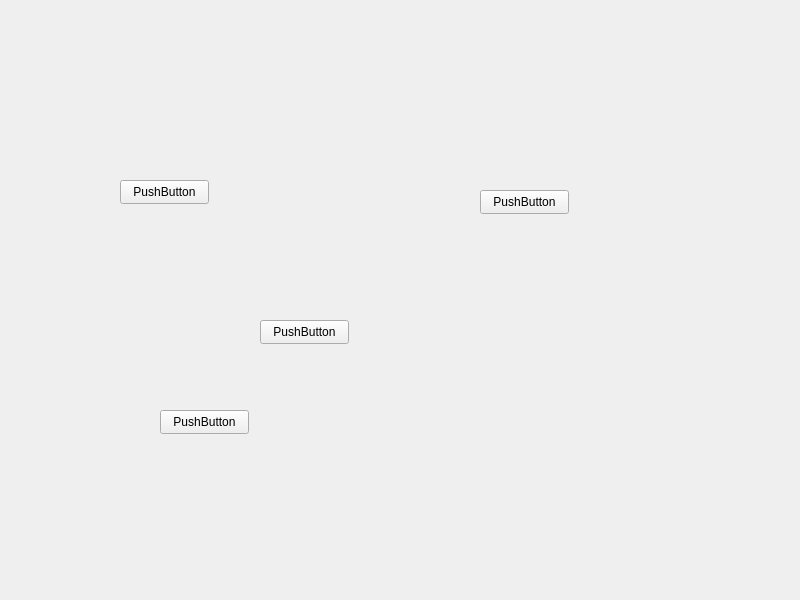
<?xml version="1.0" encoding="UTF-8"?>
<ui version="4.0">
 <class>TestWidget</class>
 <widget class="QWidget" name="TestWidget">
  <property name="geometry">
   <rect>
    <x>0</x>
    <y>0</y>
    <width>800</width>
    <height>600</height>
   </rect>
  </property>
  <property name="windowTitle">
   <string>TestWidget</string>
  </property>
  <widget class="QPushButton" name="pushButton">
   <property name="geometry">
    <rect>
     <x>120</x>
     <y>180</y>
     <width>89</width>
     <height>24</height>
    </rect>
   </property>
   <property name="text">
    <string>PushButton</string>
   </property>
  </widget>
  <widget class="QPushButton" name="pushButton_2">
   <property name="geometry">
    <rect>
     <x>260</x>
     <y>320</y>
     <width>89</width>
     <height>24</height>
    </rect>
   </property>
   <property name="text">
    <string>PushButton</string>
   </property>
  </widget>
  <widget class="QPushButton" name="pushButton_3">
   <property name="geometry">
    <rect>
     <x>480</x>
     <y>190</y>
     <width>89</width>
     <height>24</height>
    </rect>
   </property>
   <property name="text">
    <string>PushButton</string>
   </property>
  </widget>
  <widget class="QPushButton" name="pushButton_4">
   <property name="geometry">
    <rect>
     <x>160</x>
     <y>410</y>
     <width>89</width>
     <height>24</height>
    </rect>
   </property>
   <property name="text">
    <string>PushButton</string>
   </property>
  </widget>
 </widget>
 <resources/>
 <connections/>
</ui>
